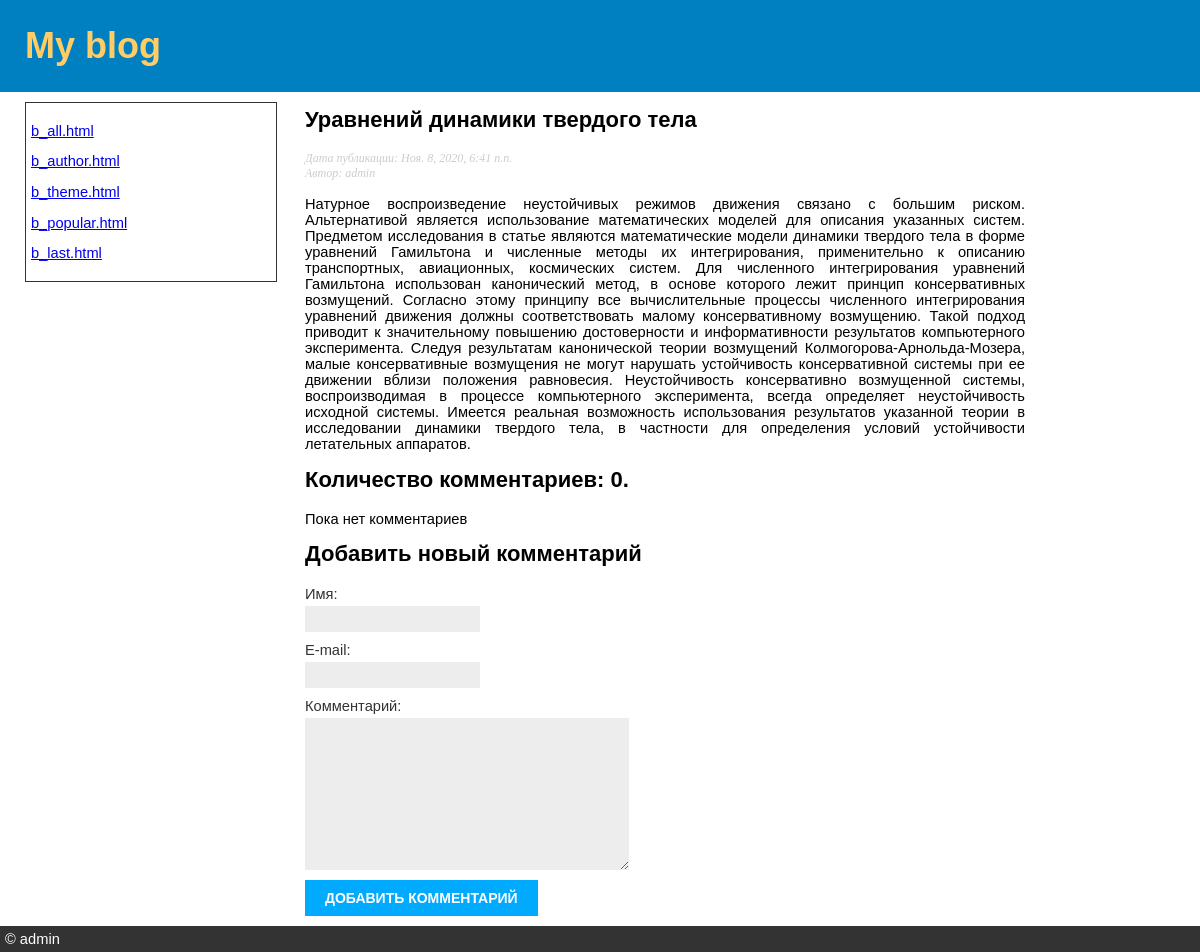
The page /blog/2020/11/8/uravnenij-dinamiki-tverdogo-tela/ on the database as committed earlier.
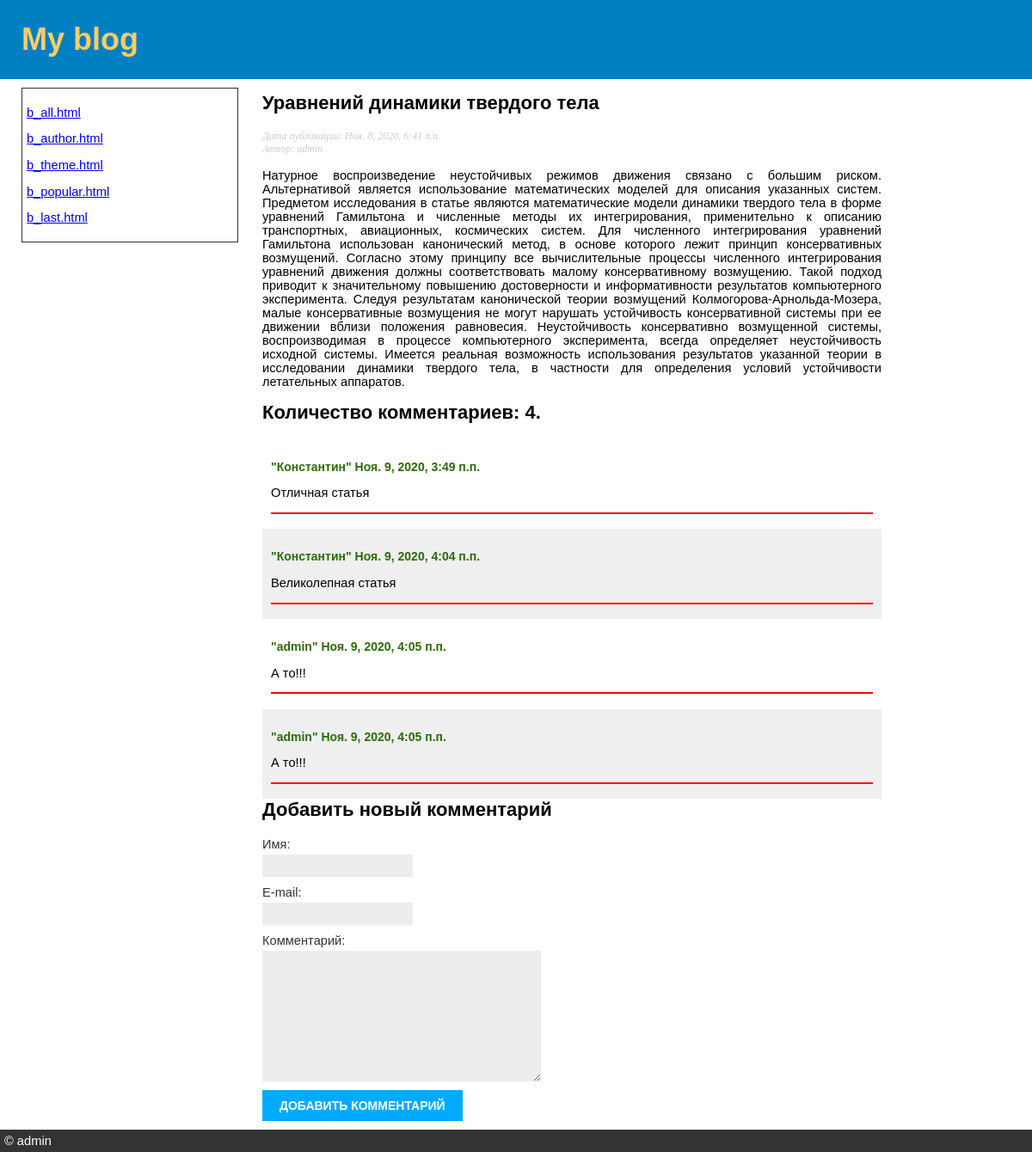
The same page on the database as committed later.
### blog/models.py (models this page shows, shortened)
class Post(models.Model):
    STATUS_CHOICES = (('draft', 'Черновик'), ('published', 'Опубликовано'))
    title = models.CharField(verbose_name='Заголовок', max_length=250)
    slug = models.SlugField(verbose_name='URL', max_length=250, unique_for_date='date_published')
    author = models.ForeignKey(User, verbose_name='Автор', on_delete=models.CASCADE, related_name='blog_posts')
    body = models.TextField(verbose_name='Содержание статьи')
    date_published = models.DateTimeField('Дата публикации статьи', default=timezone.now)
    created = models.DateTimeField(verbose_name='Дата создания статьи', auto_now_add=True)
    updated = models.DateTimeField(auto_now=True)
    status = models.CharField(verbose_name='Статус', max_length=10, choices=STATUS_CHOICES, default='draft')
    objects = models.Manager()
    published = PublishedManager()
    class Meta:
        ordering = ('-date_published',)
        verbose_name = 'статью'
        verbose_name_plural = 'Статьи'

class Comment(models.Model):
    post = models.ForeignKey(Post, on_delete=models.CASCADE, related_name='comments')
    name = models.CharField(verbose_name='Имя', max_length=80)
    email = models.EmailField(verbose_name='e-mail')
    body = models.TextField(verbose_name='Комментарий')
    created = models.DateTimeField(verbose_name='Дата создания комментария',auto_now_add=True)
    updated = models.DateTimeField(verbose_name='Дата изменения комментария', auto_now=True)
    moderation = models.BooleanField(verbose_name='Модерация', default=True)
    class Meta:
        ordering = ('created',)
        verbose_name = 'Комментарий'
        verbose_name_plural = 'Комментарии'

### blog/views.py (the view)
# urls.py: path('<int:year>/<int:month>/<int:day>/<slug:post>/', views.post_detail, name='post_detail'),
def post_detail(request, year, month, day, post):
    post = get_object_or_404(Post, slug=post, status='published',
                             date_published__year=year, date_published__month=month, date_published__day=day)
    comments = post.comments.filter(moderation=True)
    new_comment = None
    if request.method == 'POST':
        comment_form = CommentForm(data=request.POST)
        if comment_form.is_valid():
            new_comment = comment_form.save(commit=False)
            new_comment.post = post
            new_comment.save()
    else:
        comment_form = CommentForm()
    return render(request, 'blog/post/detail.html', {'post': post, 'comments': comments, 'new_comment': new_comment, 'comment_form': comment_form})

### blog/forms.py
class CommentForm(forms.ModelForm):
    class Meta:
        model = Comment
        fields = ('name', 'email', 'body')

### blog/templates/blog/post/detail.html (shortened to what this page needs)
{% extends 'blog/base.html' %}
{% block content %}
    <h2> {{ post.title }} </h2>
    <p class="date">
        Дата публикации: {{ post.date_published }} <br>
        Автор: {{ post.author }}
    </p>
    {{ post.body|linebreaks }}
    {% with comments.count as total_comments %}
        <h2> Количество комментариев: {{ total_comments }}.</h2>
    {% endwith %}
    {% for comment in comments %}
        <div class="comment">
            <p class="info">
                "{{ comment.name }}" {{ comment.created }}
            </p>
            {{ comment.body|linebreaks }}
            <hr>
        </div>
    {% empty %}
        <p>Пока нет комментариев</p>
    {% endfor %}
    {% if new_comment %}
        <h2>Ваш комментарий был добавлен</h2>
    {% else %}
        <h2>Добавить новый комментарий</h2>
        <form action="." method="post">
            {{ comment_form }}
            <p><input type="submit" value="Добавить комментарий"></p>
        </form>
    {% endif %}
{% endblock content %}

### blog/templates/blog/base.html (shortened to what this page needs)
{% load static %}
<!DOCTYPE html>
<html>
 <head>
  <link href="{% static 'css/blog.css' %}" rel="stylesheet">
<head>
 <body>
  <div id="header"><h1>My blog</h1></div>
  <div id="sidebar">
    <p><a href="b_all.html">b_all.html</a></p>
    <p><a href="b_author.html">b_author.html</a></p>
    <p><a href="b_theme.html">b_theme.html</a></p>
    <p><a href="b_popular.html">b_popular.html</a></p>
    <p><a href="b_last.html">b_last.html</a></p>
  </div>
  <div id="content">
    {% block content %}
    {% endblock content%}
  </div>
  <div id="footer">&copy; admin</div>
 </body>
</html>

### blog/static/css/blog.css (style rules this page uses)
body { font: 11pt Arial, Helvetica, sans-serif; margin: 0; text-align: justify; }
h1 { font-size: 36px; margin: 0; color: #fc6; }
h2 { margin-top: 0; }
#header { background: #0080c0; padding: 25px; }
#sidebar { float: left; border: 1px solid #333; width: 20%; padding: 5px; margin: 10px 10px 20px 25px; }
p.date { color:#ccc; font-family: georgia, serif; font-size: 12px; font-style: italic; }
#content { margin: 10px 5px 20px 25%; padding: 5px; width:60%; }
label { float:left; clear:both; color:#333; margin-bottom:4px; }
input, textarea { clear:both; float:left; margin:0 0 10px; background:#ededed; border:0; padding:6px 10px; font-size:12px; }
input[type=submit] { font-weight:bold; background:#00abff; color:#fff; padding:10px 20px; font-size:14px; text-transform:uppercase; }
.comment { padding:10px; }
.comment:nth-child(even) { background:#efefef; }
.comment .info { font-weight:bold; font-size:14px; color:rgb(44, 107, 7); }
#footer { background: #333; padding: 5px; color: #fff; clear: left; }
hr { border: none; background-color: red; color: red; height: 2px; }

Rows that differ between the two databases and show on the page:
added Comment: name "Константин", created "Ноя. 9, 2020, 3:49 п.п.", body "Отличная статья"
added Comment: name "Константин", created "Ноя. 9, 2020, 4:04 п.п.", body "Великолепная статья"
added Comment: name "admin", created "Ноя. 9, 2020, 4:05 п.п.", body "А то!!!"
added Comment: name "admin", created "Ноя. 9, 2020, 4:05 п.п.", body "А то!!!"
Other text that changed with them:
{{ total_comments }}: "0" → "4"
text no longer shown: "Пока нет комментариев"
